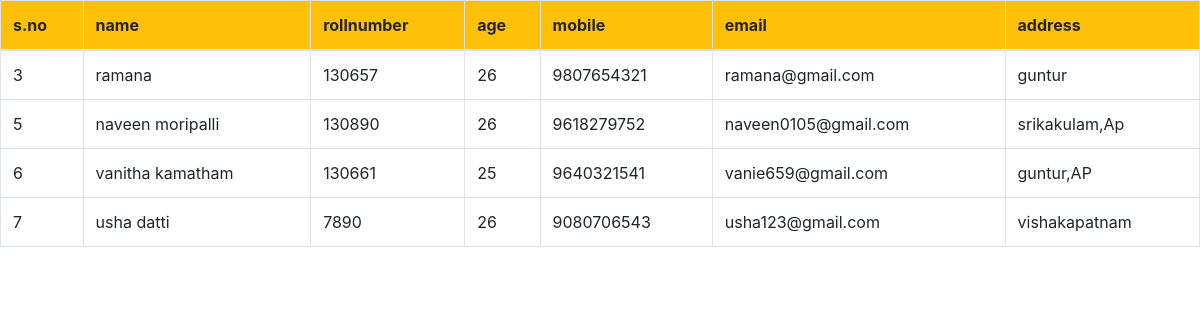
Page /fetch/ on the committed database.
### CrudApp/models.py (models this page shows, shortened)
class Student(models.Model):
	name=models.CharField(max_length=20)
	rollnum=models.CharField(max_length=30)
	age=models.IntegerField()
	mobile=models.IntegerField()
	email=models.EmailField(max_length=30)
	address=models.TextField(max_length=30)

### CrudApp/views.py (the view)
# urls.py: path('fetch/',views.fetch,name='fetch'),
def fetch(request):
	data=Student.objects.all()
	return render(request,'CrudApp/fetch.html',{'data':data})

### CrudApp/templates/CrudApp/fetch.html (shortened to what this page needs)
{% load static %}
<!DOCTYPE html>
<html>
<head>
	<link rel="stylesheet" type="text/css" href="{% static 'css/bootstrap.css' %}">
</head>
<body>
	<table class="table table-bordered bg- info">
		<thead>
			<tr class="bg-warning" >
				<th>s.no</th>
				<th>name</th>
				<th>rollnumber</th>
				<th>age</th>
				<th>mobile</th>
				<th>email</th>
				<th>address</th>
			</tr>
		</thead>
		<tbody>
			{% for i in data %}
				<tr>
					<td>{{i.id}}</td>
					<td>{{i.name}}</td>
					<td>{{i.rollnum}}</td>
					<td>{{i.age}}</td>
					<td>{{i.mobile}}</td>
					<td>{{i.email}}</td>
					<td>{{i.address}}</td>
				</tr>
			{% endfor %}
		</tbody>
	</table>
</body>
</html>

### rows in the picture
Student: id "3", name "ramana", rollnum "130657", age "26", mobile "9807654321", email "ramana@gmail.com", address "guntur"
Student: id "5", name "naveen moripalli", rollnum "130890", age "26", mobile "9618279752", email "naveen0105@gmail.com", address "srikakulam,Ap"
Student: id "6", name "vanitha kamatham", rollnum "130661", age "25", mobile "9640321541", email "vanie659@gmail.com", address "guntur,AP"
Student: id "7", name "usha datti", rollnum "7890", age "26", mobile "9080706543", email "usha123@gmail.com", address "vishakapatnam"
